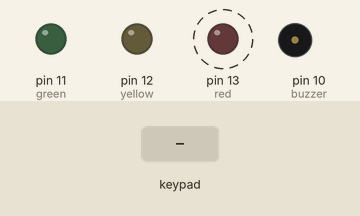
A sketch run on a simulated Arduino Mega 2560, built with avr-gcc and run on an emulated ATmega2560. On the bench: output pins drawn as LEDs (lit = HIGH), buzzer (waves = sounding, pin HIGH). Dashed ring = blinking. The inputs (shaded band) are chosen by the test bench. What the sketch prints to the serial monitor is not drawn.

Above: at 1.2 s.
1.3 s: key '*' pressed
4.3 s: keypad keys 5 2 5 0 4 8 4 6 pressed 0.4 s apart
9.0 s: key '#' pressed
Timing chart, 0 to 18.0 s (numbered marks = the images above; inputs shaded):
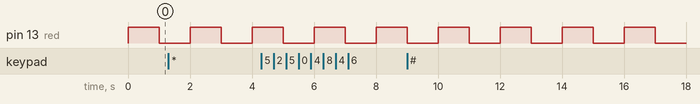

The sketch:

Micro_II_Lab_1.ino
```cpp
#include <Keypad.h>
#include <string.h>

const byte ROWS = 4; //four rows
const byte COLS = 4; //four columns
//define the cymbols on the buttons of the keypads
char hexaKeys[ROWS][COLS] = {
  {'1','2','3','A'},
  {'4','5','6','B'},
  {'7','8','9','C'},
  {'*','0','#','D'}
};

byte rowPins[ROWS] = {52, 50, 48, 46}; //connect to the row pinouts of the keypad
byte colPins[COLS] = {44, 42, 40, 38}; //connect to the column pinouts of the keypad

//initialize an instance of class NewKeypad
Keypad customKeypad = Keypad( makeKeymap(hexaKeys), rowPins, colPins, ROWS, COLS);

//Global var required for tracking index in command string
// Command storage
int commandIndex = 0;
char command[6] = "";  // Command should in theory never need to exceed 5 characters: ie 'A100#'
// Traffic Light Timer Storage
int redTimer = -1;
int greenTimer = -1;
int countdown = 2;
int lastState = 2;
// Light State Storage
enum light {off = 0, red = 13, yellow = 12, green = 11};
light trafficLight = off;
bool initialState = true;
bool initialRedBlinkState = true; // Used by ISR to check if light has been initialized.

void setup(){

  // Set up output pins
  pinMode(10, OUTPUT); //buzzer
  pinMode(11, OUTPUT); //green
  pinMode(12, OUTPUT); //yellow
  pinMode(13, OUTPUT); //red

  // init serial connection for debug
  Serial.begin(9600);

  // =================== INITIALIZE INTERRUPTS ===================
  cli();//stop interrupts

  //set timer1 interrupt at 1Hz
  TCCR1A = 0;// set entire TCCR1A register to 0
  TCCR1B = 0;// same for TCCR1B
  TCNT1  = 0;//initialize counter value to 0
  // set compare match register for 1hz increments
  OCR1A = 15624;// = (16*10^6) / (1*1024) - 1 (must be <65536)
  // turn on CTC mode
  TCCR1B |= (1 << WGM12);
  // Set CS12 and CS10 bits for 1024 prescaler
  TCCR1B |= (1 << CS12) | (1 << CS10);
  // enable timer compare interrupt
  TIMSK1 |= (1 << OCIE1A);

  sei();//allow interrupts

}

// =================== INTERRUPT SERVICE ROUTINE ===================
ISR(TIMER1_COMPA_vect){ //timer1 interrupt

  if (initialState == true){  // if the light is in the initial state, blink red light.
      if (initialRedBlinkState){
        digitalWrite(13, HIGH);
        initialRedBlinkState = false;
      }
      else{
        digitalWrite(13, LOW);
        initialRedBlinkState = true;
      }
    }

  if(countdown > 0){
    countdown--;
  }
}

void readCommand(){
  uint seconds = 0;
  // Read and reset the global command variable to be empty.
  // Read:
  switch(command[0]){
    case 'A': // Red Light Set
      Serial.println("Red light command.");
      sscanf(command, "%*[^0-9]%d", &seconds); // write integer info from command to seconds int via its address
      redTimer = seconds * 2;
      break;
    case 'B': // Green  Light Set
      Serial.println("Green light command.");
      sscanf(command, "%*[^0-9]%d", &seconds); // write integer info from command to seconds int via its address
      greenTimer = seconds * 2;
      break;
    default: // Other commands
      Serial.println("Invalid command! Start command with \'A\' or \'B\'.");
  }

  // Reset:
  for(int i = 0; i < 5; i++){
          command[i] = ' ';
          command[5] = '\0';
        }
  commandIndex = 0;
}

  bool beginLight() {
    Serial.println("STAR PRESSED");
    if (redTimer > 0 && greenTimer > 0){
      return true;
    }
    else {
      return false;
    }
  }

char togglePin(){
  // toggle value on or off based on if we're on an even or odd countdown interval.
  if (countdown % 2 == 1) {
    Serial.println("Toggle on!");
    return 0x1;
  } else if (countdown % 2 == 0){
    Serial.println("Toggle off!");
    return 0x0;
  }
}

void readTimers(){
  // Print the timer values, in half-seconds, for the red and green lights.
  // Yellow lights are always 3 seconds, per the project manual.
  Serial.println("Red Timer: ");
  Serial.println(redTimer);
  Serial.println("Green Timer: ");
  Serial.println(greenTimer);
}

void printLights(){
  // Print the state of the traffic light.
  if (trafficLight == red){
    Serial.println("Light is red\n");
  } else if (trafficLight == yellow){
    Serial.println("Light is yellow\n");
  } else if (trafficLight == green){
    Serial.println("Light is green\n");
  }
}

void loop(){

// CODE FOR MAIN LOOP: SETS STATES OF THE TRAFFIC LIGHT.

  char customKey = customKeypad.getKey();

  if (customKey){  // When key pressed...
    //Serial.println(customKey); // Print current key press.

    if((customKey != '#') && (customKey != '*')){  // For all keys except '#'...
      command[commandIndex] = customKey;
      commandIndex += 1;
      if(commandIndex > 5){
        readCommand();
      }
    }
    else if (customKey == '#') {                // for '#' pressed:
        Serial.println(command);
        readCommand();
        readTimers();
    }
    else if (customKey == '*') {
        if (beginLight()){
          Serial.println("Light is ready\n");
          trafficLight = yellow;
          initialState = false;
          OCR1A = 15624 / 2;

        }
        else {
          Serial.println("Still need to enter real commands\n");
        }
    }
  }

  // Code for last 3 seconds of any light state (excl. initial state).
  if (countdown <= 6 && lastState != countdown){
    if (trafficLight == red){
      digitalWrite(trafficLight, togglePin());
      digitalWrite(10, togglePin());
    } else if (trafficLight == yellow){
      // turn buzzer on for yellow light.
      digitalWrite(10, togglePin());
    } else if(trafficLight == green){
      digitalWrite(trafficLight, togglePin());
      digitalWrite(10, togglePin());
    }
    lastState = countdown;
  }

  if(countdown <= 0){ // Logic for when light has completed its time cycle.
      //Serial.println("Counter over!\n");
      if (trafficLight == red){
          // set light green
          countdown = greenTimer;
          trafficLight = green;
          digitalWrite(10, LOW);
          digitalWrite(12, LOW);
          digitalWrite(13, LOW);
          digitalWrite(11, HIGH);
      } else if (trafficLight == yellow) {
        // set light red
          countdown = redTimer;
          trafficLight = red;
          digitalWrite(10, LOW);
          digitalWrite(12, LOW);
          digitalWrite(13, HIGH);
          digitalWrite(11, LOW);
      } else if (trafficLight == green) {
          // set light yellow
          countdown = 3 * 2;
          trafficLight = yellow;
          digitalWrite(10, LOW);
          digitalWrite(12, HIGH);
          digitalWrite(13, LOW);
          digitalWrite(11, LOW);
      }
      printLights();
    }
}
```

Measured:
- by itself, pin 13 (red): alternates HIGH for 1.0 s and LOW for 1.0 s
